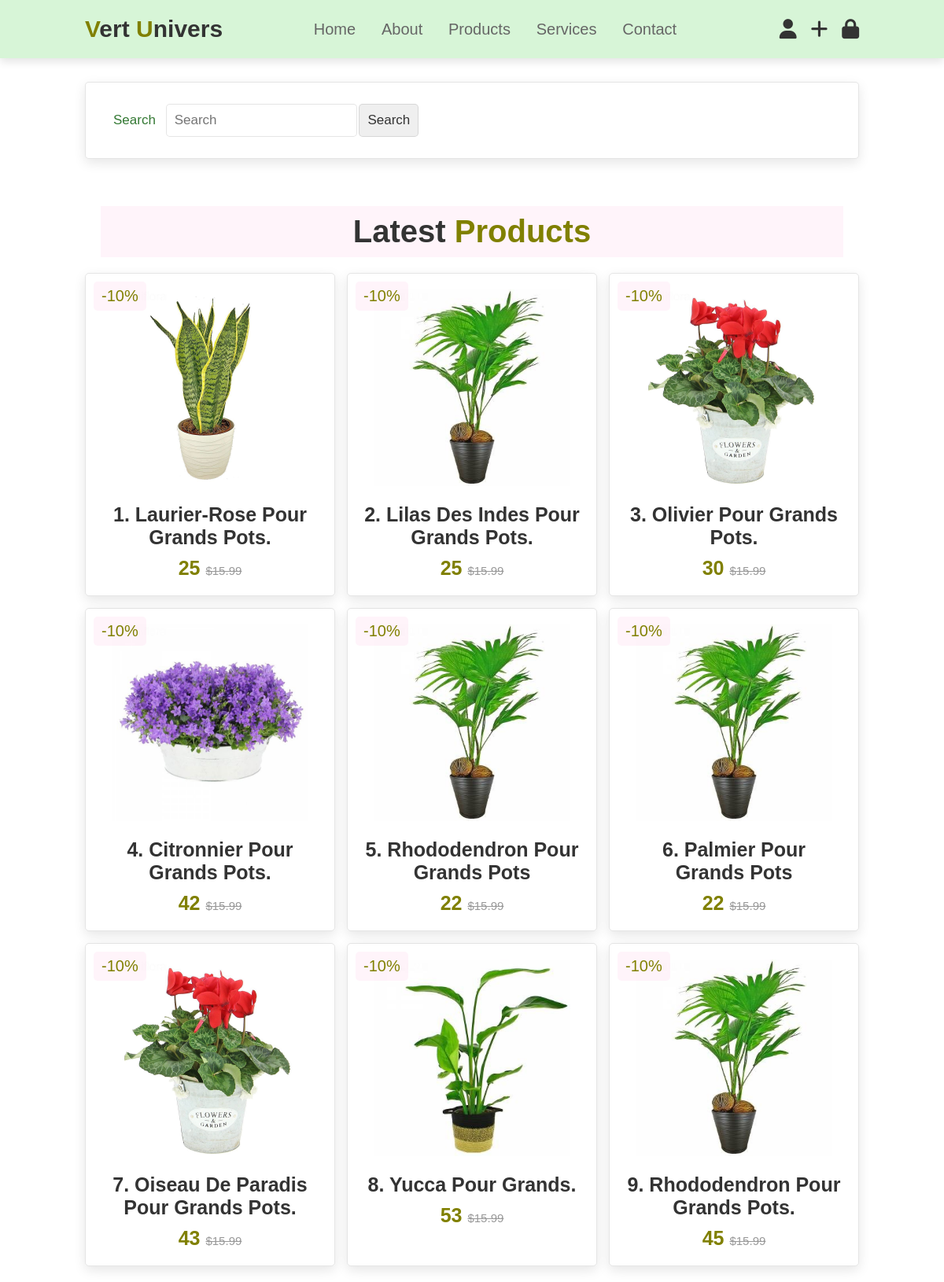
Screenshot of /Produit.php with the database file from the repository.
### tables this page shows
CREATE TABLE `produit` (
  `id_produit` int(11) NOT NULL,
  `titre` varchar(255) NOT NULL,
  `description` varchar(255) NOT NULL,
  `image` varchar(255) NOT NULL,
  `prix` float NOT NULL
);

### Produit.php (the view, shortened to what this page needs)
<?php
    include("./bd-connect.php");
    $search = '';
    if (isset($_GET) && $_GET && $_GET['search']){
        $search = $_GET['search'];
        $sql = "SELECT * FROM `produit` WHERE `titre` LIKE '%" . $_GET['search'] . "%' or `description` LIKE '%" . $_GET['search'] . "%';";
    }else {
        $sql = "SELECT * FROM `produit`";
    }
    $result = $conn->query($sql);
?>
<!DOCTYPE html>
<html lang="en">
<head>
    <link rel="stylesheet" href="https://cdnjs.cloudflare.com/ajax/libs/font-awesome/6.4.2/css/all.min.css">
    <link rel="stylesheet" href="style.css">
</head>
<body>
<?php include("./Nav.php")?>
<section>
<br><br><br><br></section>
<section>
        <form  method="get">
        <label for="search">Search</label>
        <input type="text" name="search" id="search" placeholder="Search" value="<?= $search ?>">
        <input type="submit" value="Search"/>
    </form>
</section>
<section class="products" id="products">
        <h1 class="heading">latest <span>products</span></h1>
        <div class="box-container">
        <?php
            if ($result->num_rows > 0) {
                while($row = $result->fetch_assoc()) { ?>
            <div class="box">
                <span class="discount">-10%</span>
                <div class="image">
                    <img src="<?= $row["image"] ?>" alt="">
                </div>
                <div class="content">
                    <h3><?= $row["titre"] ?></h3>
                    <div class="price"><?= $row["prix"] ?> <span>$15.99</span></div>
                </div>
            </div>
            <?php }
            } else {
                echo "0 results";
            }
        ?>
</section>
</body>
</html>

### Nav.php (shortened to what this page needs)
<header>
    <a href="http://localhost/plante/index.php?" class="logo"><span>V</span>ert <span>U</span>nivers </a>
    <nav class="navbar">
        <a href="http://localhost/plante/index.php?">home</a>
        <a href="http://localhost/plante/index.php?#about">about</a>
        <a href="http://localhost/plante/produit.php?">products</a>
        <a href="http://localhost/plante/index.php?#services">services</a>
        <a href="http://localhost/plante/contact.php?">contact</a>
    </nav>
    <div class="icons">
        <a href="http://localhost/plante/login.php" class="fas fa-user"></a>
        <a href="http://localhost/plante/signup.php" class="fas fa-plus"></a>
        <a href="#" class="fa-solid fa-lock"></a>
    </div>
</header>

### style.css (style rules this page uses)
:root { --pink:rgba((195, 228, 191, 0.2) 223, 192, 0.2); }
* { margin: 0; padding: 0; box-sizing: border-box; font-family: Verdana, Geneva, Tahoma, sans-serif; outline: none; border: none; text-decoration: none; text-transform: capitalize; transition: 2s linear; }
html { font-size: 62.5%; scroll-behavior: smooth; scroll-padding-top: 6rem; overflow-x: hidden; }
section { padding: 2rem 9%; }
header { position: fixed; top: 0; left: 0; right: 0; background:#fff; padding: 2rem 9%; display: flex; align-items: center; justify-content: space-between; z-index: 1000; box-shadow: 0 .5rem 1rem rgba(0, 0, 0, .1); }
header .logo { font-size: 3rem; color: #333; font-weight: bolder; }
header .logo span { color: var(--pink); }
header .navbar a { font-size: 2rem; padding: 0 1.5rem; color: #666; }
header .icons a { font-size: 2.5rem; color: #333; margin-left: 1.5rem; }
.products .box-container { display: flex; flex-wrap: wrap; gap: 1.5rem; }
.products .box-container .box { flex: 1 1 30rem; box-shadow: 0 .5rem 1.5rem rgba(0, 0, 0, .1); border-radius: .5rem; border: .1rem solid rgba(0, 0, 0, .1); position: relative; }
.products .box-container .box .discount { position: absolute; top: 1rem;left: 1rem; padding: .7rem 1rem; font-size: 2rem; color: var(--green); background: rgba(255, 51, 153, .05); z-index: 1; border-radius: .5rem; }
.products .box-container .box .image { position: relative; text-align: center; padding-top: 2rem; overflow: hidden; }
.products .box-container .box .image img { height: 25rem; }
.products .box-container .box .content { padding: 2rem; text-align: center; }
.products .box-container .box .content h3 { font-size: 2.5rem; color: #333; }
.products .box-container .box .content .price { font-size: 2.5rem; color: var(--green); font-weight: bolder; padding-top: 1rem; }
.products .box-container .box .content .price span { font-size: 1.5rem; color: #999; font-weight: lighter; text-decoration:line-through; }

### Nav.php (style rules this page uses)
:root { --green:#808000; }
* { margin: 0;padding: 0; box-sizing: border-box; font-family: Verdana, Geneva, Tahoma, sans-serif; outline:none ; border: none; text-decoration: none; text-transform: capitalize; transition: .2s linear; }
html { font-size: 62.5%; scroll-behavior: smooth; scroll-padding-top: 6rem ; overflow-x: hidden; }
section { padding: 2rem 9%; }
.heading { text-align: center; font-size: 4rem; color: #333; padding: 1rem; margin: 2rem; background: rgba(255, 51, 153, .05); }
.heading span { color: var(--green); }
header { position: fixed; top: 0; left: 0; right: 0; background: #d7f5d7; padding: 2rem 9%; display: flex; align-items: center; justify-content: space-between; z-index: 1000; box-shadow: 0 .5rem 1rem rgba(0, 0, 0, .1); }
header .logo { font-size: 3rem; color: #333; font-weight: bolder; }
header .logo span { color: var(--green); }
header .navbar a { font-size: 2rem; padding: 0 1.5rem; color: #666; }
header .icons a { font-size: 2.5rem; color: #333; }
.products .box-container { display: flex; flex-wrap: wrap; gap: 1.5rem; }
.products .box-container .box { flex: 1 1 30rem; box-shadow: 0 .5rem 1.5rem rgba(0, 0, 0, .1); border-radius: .5rem; border: .1rem solid rgba(0, 0, 0, .1); position: relative; }
.products .box-container .box .discount { position: absolute; top: 1rem;left: 1rem; padding: .7rem 1rem; font-size: 2rem; color: var(--green); background: rgba(255, 51, 153, .05); z-index: 1; border-radius: .5rem; }
.products .box-container .box .image { position: relative; text-align: center; padding-top: 2rem; overflow: hidden; }
.products .box-container .box .image img { height: 25rem; }
.products .box-container .box .content { padding: 2rem; text-align: center; }
.products .box-container .box .content h3 { font-size: 2.5rem; color: #333; }
.products .box-container .box .content .price { font-size: 2.5rem; color: var(--green); font-weight: bolder; padding-top: 1rem; }
.products .box-container .box .content .price span { font-size: 1.5rem; color: #999; font-weight: lighter; text-decoration: line-through; }

### Produit.php (style rules this page uses)
form { flex: 1 1 40rem; padding: 2rem 2.5rem; box-shadow: 0 .5rem 1.5rem rgba(0, 0, 0, .1) ; border: .1rem solid rgba(0, 0, 0, .1); background: #fff; border-radius: .5rem; grid-template-columns:0.4fr 0.0fr; }
label { padding: 1rem; font-size: 1.7rem; color: #347934; }
input { padding: 1rem; font-size: 1.7rem; color: #333; text-transform: none; border: .1rem solid rgba(0, 0, 0, .1); border-radius: .5rem; margin: .7rem 0; }

### rows the page displays
produit: image (picture), titre "1. Laurier-Rose Pour Grands Pots.", prix "25"
produit: image (picture), titre "2. Lilas Des Indes Pour Grands Pots.", prix "25"
produit: image (picture), titre "3. Olivier Pour Grands Pots.", prix "30"
produit: image (picture), titre "4. Citronnier Pour Grands Pots.", prix "42"
produit: image (picture), titre "5. Rhododendron Pour Grands Pots", prix "22"
produit: image (picture), titre "6. Palmier Pour Grands Pots", prix "22"
produit: image (picture), titre "7. Oiseau De Paradis Pour Grands Pots.", prix "43"
produit: image (picture), titre "8. Yucca Pour Grands.", prix "53"
produit: image (picture), titre "9. Rhododendron Pour Grands Pots.", prix "45"
